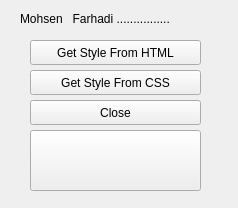
<?xml version="1.0" encoding="UTF-8"?>
<ui version="4.0">
 <class>Form2</class>
 <widget class="QWidget" name="Form2">
  <property name="geometry">
   <rect>
    <x>0</x>
    <y>0</y>
    <width>238</width>
    <height>208</height>
   </rect>
  </property>
  <property name="windowTitle">
   <string>Form</string>
  </property>
  <widget class="QPushButton" name="pushButton">
   <property name="geometry">
    <rect>
     <x>30</x>
     <y>100</y>
     <width>171</width>
     <height>25</height>
    </rect>
   </property>
   <property name="text">
    <string>Close</string>
   </property>
  </widget>
  <widget class="QLabel" name="label">
   <property name="geometry">
    <rect>
     <x>20</x>
     <y>10</y>
     <width>201</width>
     <height>17</height>
    </rect>
   </property>
   <property name="text">
    <string>Mohsen   Farhadi ................</string>
   </property>
  </widget>
  <widget class="QPushButton" name="html_button">
   <property name="geometry">
    <rect>
     <x>30</x>
     <y>40</y>
     <width>171</width>
     <height>25</height>
    </rect>
   </property>
   <property name="text">
    <string>Get Style From HTML</string>
   </property>
  </widget>
  <widget class="QPushButton" name="css_button">
   <property name="geometry">
    <rect>
     <x>30</x>
     <y>70</y>
     <width>171</width>
     <height>25</height>
    </rect>
   </property>
   <property name="text">
    <string>Get Style From CSS</string>
   </property>
  </widget>
  <widget class="QPushButton" name="pushButton_2">
   <property name="geometry">
    <rect>
     <x>30</x>
     <y>130</y>
     <width>171</width>
     <height>61</height>
    </rect>
   </property>
   <property name="autoFillBackground">
    <bool>false</bool>
   </property>
   <property name="styleSheet">
    <string notr="true"/>
   </property>
   <property name="text">
    <string/>
   </property>
   <property name="checkable">
    <bool>false</bool>
   </property>
   <property name="checked">
    <bool>false</bool>
   </property>
   <property name="flat">
    <bool>false</bool>
   </property>
  </widget>
 </widget>
 <resources/>
 <connections/>
</ui>
